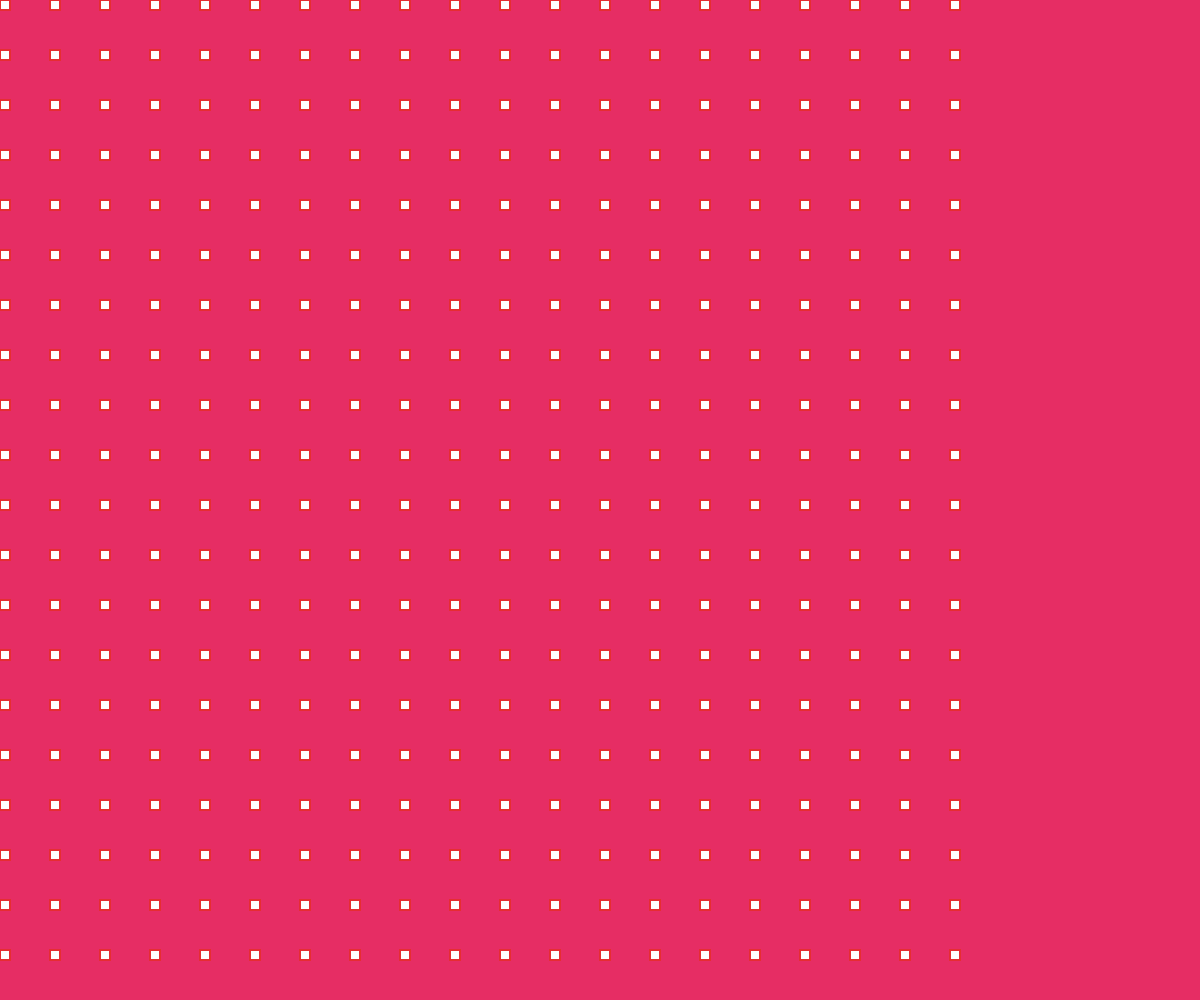
Frame 1 (no input)
Frame 60 (no input): identical to frame 1, image omitted
Frame 120 (the mouse pressed at the canvas centre since frame 60): identical to frame 1, image omitted

The p5.js sketch that drew this single still picture (run headless with seeded random() and noise() and a simulated clock; from frame 60 on, the mouse is pressed at the canvas centre):

// p5.js sketch
// ── sketch.js
function setup() {
createCanvas(windowWidth,windowHeight);

}

function draw() {
  background(230,45,100);
  
  for (var i=0; i<20; i++) {
    
    for(var y=0;y<20;y++) {
    
    fill(255);
    stroke(230,45,50);
    strokeWeight(2);
    rect(i*50,y*50,10,10);
  }
  
}
}
